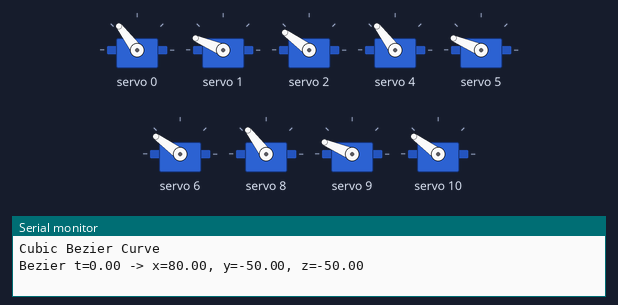
Simulated run of this sketch. Board: Arduino Uno, built with avr-gcc and run on an emulated ATmega328P. Parts: 9 × servo, the last lines printed to the serial monitor.

Above: at 0.05 s.
At 0.35 s:
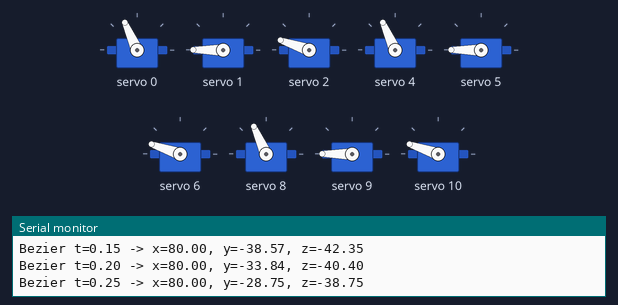
At 0.65 s:
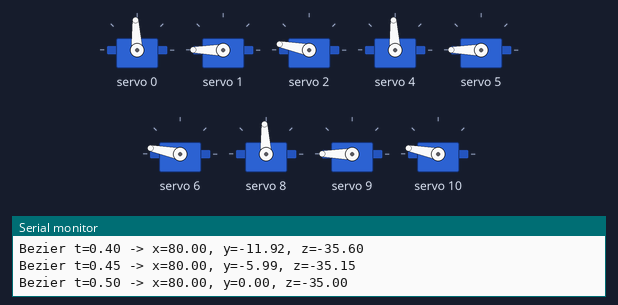
At 0.95 s:
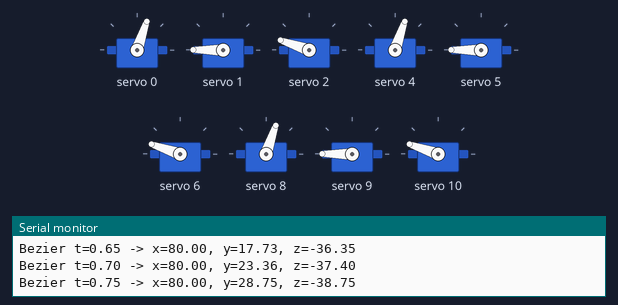
At 1.25 s:
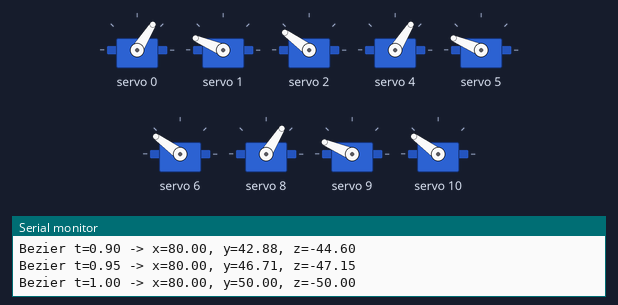
Timing chart, 0 to 3.0 s (numbered marks = the images above):
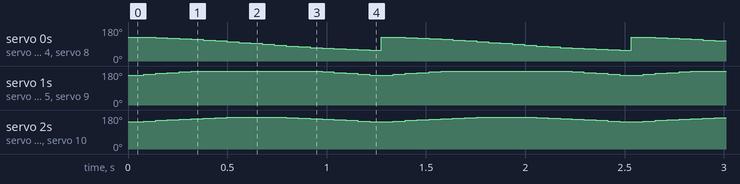

The sketch:

CubicBezierCurve_RL.ino
```cpp
#include <Wire.h>
#include <Adafruit_PWMServoDriver.h>

Adafruit_PWMServoDriver pwm = Adafruit_PWMServoDriver();

const int R1[3] = {0, 1, 2};
const int R2[3] = {4, 5, 6};
const int R3[3] = {8, 9, 10};

const int SERVOMIN = 102;
const int SERVOMAX = 512;

const float coxa_len  = 43.0;
const float femur_len = 60.0;
const float tibia_len = 104.0;

float P0[3] = {80, -50, -50};
float P1[3] = {80, -30, -30};
float P2[3] = {80, 30, -30};
float P3[3] = {80, 50, -50};

float constrainAngle(float val) {
  return constrain(val, 0, 180);
}

void bezier(float t, float P0[3], float P1[3], float P2[3], float P3[3], float &x, float &y, float &z) {
  float u = 1 - t;
  x = u*u*u * P0[0] + 3 * u*u * t * P1[0] + 3 * u * t*t * P2[0] + t*t*t * P3[0];
  y = u*u*u * P0[1] + 3 * u*u * t * P1[1] + 3 * u * t*t * P2[1] + t*t*t * P3[1];
  z = u*u*u * P0[2] + 3 * u*u * t * P1[2] + 3 * u * t*t * P2[2] + t*t*t * P3[2];
}

void inverseKinematic(float x, float y, float z, float &sudutCoxa, float &sudutFemur, float &sudutTibia) {
  sudutCoxa = degrees(atan2(y, x));
  float jarakHorizontal = sqrt(x * x + y * y) - coxa_len;
  float femur_1 = degrees(atan2(z, jarakHorizontal));
  float a = sqrt(z * z + jarakHorizontal * jarakHorizontal);
  a = min(a, femur_len + tibia_len);
  a = max(a, fabs(femur_len - tibia_len));

  float ratio = (femur_len * femur_len + a * a - tibia_len * tibia_len) / (2.0 * a * femur_len);
  ratio = constrain(ratio, -1, 1);
  float femur_2 = degrees(acos(ratio));

  sudutFemur = femur_1 + femur_2;

  float ratio2 = (femur_len * femur_len + tibia_len * tibia_len - a * a) / (2.0 * femur_len * tibia_len);
  ratio2 = constrain(ratio2, -1, 1);
  sudutTibia = degrees(acos(ratio2)) - 90.0;
}

void kakiKanan(float x, float y, float z, float &servoCoxa, float &servoFemur, float &servoTibia) {
  float c, f, t;
  inverseKinematic(x, y, z, c, f, t);

  servoCoxa  = constrainAngle(90.0 - c);
  servoFemur = constrainAngle(90.0 + f);
  servoTibia = constrainAngle(90.0 - t);
}

void kakiKiri(float x, float y, float z, float &servoCoxa, float &servoFemur, float &servoTibia) {
  float c, f, t;
  inverseKinematic(x, y, z, c, f, t);

  servoCoxa  = constrainAngle(270.0 - c);
  servoFemur = constrainAngle(90.0 - f);
  servoTibia = constrainAngle(90.0 + t);
}

int angleToPulse(float angle) {
  return SERVOMIN + (angle / 180.0) * (SERVOMAX - SERVOMIN);
}

void setup() {
  Serial.begin(115200);
  Serial.println("Cubic Bezier Curve");
  pwm.begin();
  pwm.setPWMFreq(50);
  delay(10);
}

void loop() {
  int steps = 20;
  for (int i = 0; i <= steps; i++) {
    float t = (float)i / steps;
    float x, y, z;
    bezier(t, P0, P1, P2, P3, x, y, z);

    float servoCoxa, servoFemur, servoTibia;
    kakiKanan(x, y, z, servoCoxa, servoFemur, servoTibia);

    int pulseCoxa  = angleToPulse(servoCoxa);
    int pulseFemur = angleToPulse(servoFemur);
    int pulseTibia = angleToPulse(servoTibia);

    pwm.setPWM(R1[0], 0, pulseCoxa);
    pwm.setPWM(R1[1], 0, pulseFemur);
    pwm.setPWM(R1[2], 0, pulseTibia);

    pwm.setPWM(R2[0], 0, pulseCoxa);
    pwm.setPWM(R2[1], 0, pulseFemur);
    pwm.setPWM(R2[2], 0, pulseTibia);

    pwm.setPWM(R3[0], 0, pulseCoxa);
    pwm.setPWM(R3[1], 0, pulseFemur);
    pwm.setPWM(R3[2], 0, pulseTibia);

    Serial.print("Bezier t=");
    Serial.print(t);
    Serial.print(" -> x=");
    Serial.print(x);
    Serial.print(", y=");
    Serial.print(y);
    Serial.print(", z=");
    Serial.println(z);

    delay(50);
  }
}
```

Measured:
- by itself, servo 0, servo 4, servo 8: ramps from 127° to 58° and jumps back, once every 1.3 s
- by itself, servo 1, servo 5, servo 9: repeats every 1.3 s: 167° 0.06 s, 172° 0.06 s, 176° 0.06 s, 180° 0.66 s, 176° 0.06 s, 172° 0.06 s, 167° 0.06 s, 162° 0.06 s, 157° 0.12 s, 162° 0.06 s
- by itself, servo 2, servo 6, servo 10: repeats every 1.3 s: 151° 0.06 s, 154° 0.06 s, 157° 0.06 s, 161° 0.06 s, 164° 0.06 s, 166° 0.06 s, 168° 0.06 s, 169° 0.18 s, 168° 0.06 s, 166° 0.06 s, 164° 0.06 s, 161° 0.06 s, 157° 0.06 s, 154° 0.06 s, 151° 0.06 s, 148° 0.06 s, 144° 0.12 s, 148° 0.06 s
